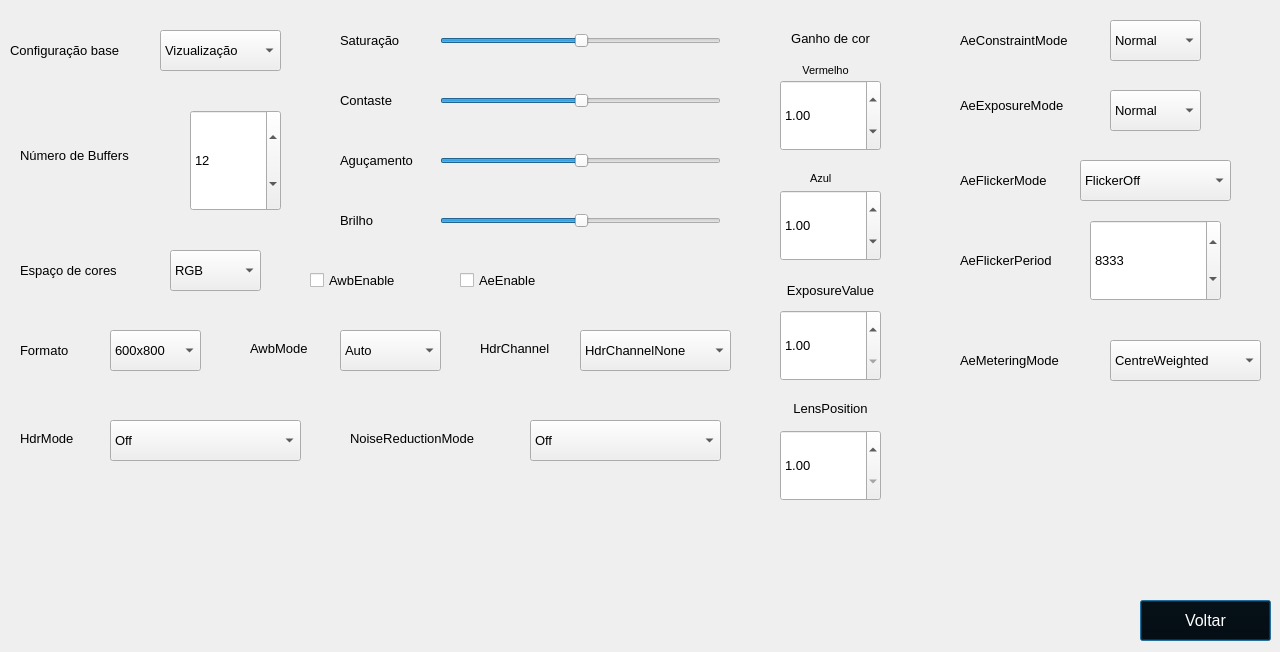
<?xml version="1.0" encoding="UTF-8"?>
<ui version="4.0">
 <class>Dialog</class>
 <widget class="QDialog" name="Dialog">
  <property name="geometry">
   <rect>
    <x>0</x>
    <y>0</y>
    <width>1280</width>
    <height>652</height>
   </rect>
  </property>
  <property name="font">
   <font>
    <pointsize>10</pointsize>
   </font>
  </property>
  <property name="windowTitle">
   <string>Configurações Avançadas</string>
  </property>
  <property name="windowIcon">
   <iconset resource="../icones/icones.qrc">
    <normaloff>:/icones/lion.png</normaloff>:/icones/lion.png</iconset>
  </property>
  <widget class="QPushButton" name="pushButton_main_w">
   <property name="geometry">
    <rect>
     <x>1140</x>
     <y>600</y>
     <width>131</width>
     <height>41</height>
    </rect>
   </property>
   <property name="font">
    <font>
     <pointsize>12</pointsize>
    </font>
   </property>
   <property name="styleSheet">
    <string notr="true">background-color: rgb(0, 0, 0);
color: rgb(255, 255, 255);</string>
   </property>
   <property name="text">
    <string>Voltar</string>
   </property>
  </widget>
  <widget class="QLabel" name="label_config_b">
   <property name="geometry">
    <rect>
     <x>10</x>
     <y>40</y>
     <width>141</width>
     <height>21</height>
    </rect>
   </property>
   <property name="cursor">
    <cursorShape>ArrowCursor</cursorShape>
   </property>
   <property name="text">
    <string>Configuração base</string>
   </property>
  </widget>
  <widget class="QComboBox" name="comboBox_base_config">
   <property name="geometry">
    <rect>
     <x>160</x>
     <y>30</y>
     <width>121</width>
     <height>41</height>
    </rect>
   </property>
   <property name="font">
    <font>
     <pointsize>10</pointsize>
    </font>
   </property>
   <item>
    <property name="text">
     <string>Vizualização</string>
    </property>
   </item>
   <item>
    <property name="text">
     <string>Vídeo</string>
    </property>
   </item>
   <item>
    <property name="text">
     <string>Foto</string>
    </property>
   </item>
  </widget>
  <widget class="QLabel" name="label_n_buffers">
   <property name="geometry">
    <rect>
     <x>20</x>
     <y>140</y>
     <width>141</width>
     <height>31</height>
    </rect>
   </property>
   <property name="text">
    <string>Número de Buffers</string>
   </property>
  </widget>
  <widget class="QSpinBox" name="spinBox_n_buffers">
   <property name="geometry">
    <rect>
     <x>190</x>
     <y>110</y>
     <width>91</width>
     <height>101</height>
    </rect>
   </property>
   <property name="value">
    <number>12</number>
   </property>
  </widget>
  <widget class="QLabel" name="label_espaco_cores">
   <property name="geometry">
    <rect>
     <x>20</x>
     <y>260</y>
     <width>131</width>
     <height>21</height>
    </rect>
   </property>
   <property name="text">
    <string>Espaço de cores</string>
   </property>
  </widget>
  <widget class="QComboBox" name="comboBox_Esp_cores">
   <property name="geometry">
    <rect>
     <x>170</x>
     <y>250</y>
     <width>91</width>
     <height>41</height>
    </rect>
   </property>
   <item>
    <property name="text">
     <string>RGB</string>
    </property>
   </item>
   <item>
    <property name="text">
     <string>YUV</string>
    </property>
   </item>
   <item>
    <property name="text">
     <string>HCV</string>
    </property>
   </item>
  </widget>
  <widget class="QLabel" name="label_foramto">
   <property name="geometry">
    <rect>
     <x>20</x>
     <y>340</y>
     <width>81</width>
     <height>21</height>
    </rect>
   </property>
   <property name="text">
    <string>Formato</string>
   </property>
  </widget>
  <widget class="QComboBox" name="comboBox_formato">
   <property name="geometry">
    <rect>
     <x>110</x>
     <y>330</y>
     <width>91</width>
     <height>41</height>
    </rect>
   </property>
   <item>
    <property name="text">
     <string>600x800</string>
    </property>
   </item>
  </widget>
  <widget class="QLabel" name="label_sat">
   <property name="geometry">
    <rect>
     <x>340</x>
     <y>30</y>
     <width>81</width>
     <height>21</height>
    </rect>
   </property>
   <property name="text">
    <string>Saturação</string>
   </property>
  </widget>
  <widget class="QSlider" name="horizontalSlider_sat">
   <property name="geometry">
    <rect>
     <x>440</x>
     <y>30</y>
     <width>281</width>
     <height>22</height>
    </rect>
   </property>
   <property name="value">
    <number>50</number>
   </property>
   <property name="orientation">
    <enum>Qt::Horizontal</enum>
   </property>
  </widget>
  <widget class="QLabel" name="label_cont">
   <property name="geometry">
    <rect>
     <x>340</x>
     <y>90</y>
     <width>81</width>
     <height>21</height>
    </rect>
   </property>
   <property name="text">
    <string>Contaste</string>
   </property>
  </widget>
  <widget class="QSlider" name="horizontalSlider_contr">
   <property name="geometry">
    <rect>
     <x>440</x>
     <y>90</y>
     <width>281</width>
     <height>22</height>
    </rect>
   </property>
   <property name="value">
    <number>50</number>
   </property>
   <property name="orientation">
    <enum>Qt::Horizontal</enum>
   </property>
  </widget>
  <widget class="QLabel" name="label_aguc">
   <property name="geometry">
    <rect>
     <x>340</x>
     <y>150</y>
     <width>101</width>
     <height>21</height>
    </rect>
   </property>
   <property name="text">
    <string>Aguçamento</string>
   </property>
  </widget>
  <widget class="QSlider" name="horizontalSlider_aguca">
   <property name="geometry">
    <rect>
     <x>440</x>
     <y>150</y>
     <width>281</width>
     <height>22</height>
    </rect>
   </property>
   <property name="value">
    <number>50</number>
   </property>
   <property name="orientation">
    <enum>Qt::Horizontal</enum>
   </property>
  </widget>
  <widget class="QLabel" name="label_brilho">
   <property name="geometry">
    <rect>
     <x>340</x>
     <y>210</y>
     <width>61</width>
     <height>21</height>
    </rect>
   </property>
   <property name="text">
    <string>Brilho</string>
   </property>
  </widget>
  <widget class="QSlider" name="horizontalSlider_brilho">
   <property name="geometry">
    <rect>
     <x>440</x>
     <y>210</y>
     <width>281</width>
     <height>22</height>
    </rect>
   </property>
   <property name="value">
    <number>50</number>
   </property>
   <property name="orientation">
    <enum>Qt::Horizontal</enum>
   </property>
  </widget>
  <widget class="QCheckBox" name="checkBox_AE">
   <property name="geometry">
    <rect>
     <x>460</x>
     <y>270</y>
     <width>101</width>
     <height>20</height>
    </rect>
   </property>
   <property name="text">
    <string>AeEnable</string>
   </property>
  </widget>
  <widget class="QLabel" name="label_AE_contraint_mode">
   <property name="geometry">
    <rect>
     <x>960</x>
     <y>20</y>
     <width>141</width>
     <height>41</height>
    </rect>
   </property>
   <property name="text">
    <string>AeConstraintMode</string>
   </property>
  </widget>
  <widget class="QComboBox" name="comboBox_Ae_constraint">
   <property name="geometry">
    <rect>
     <x>1110</x>
     <y>20</y>
     <width>91</width>
     <height>41</height>
    </rect>
   </property>
   <item>
    <property name="text">
     <string>Normal</string>
    </property>
   </item>
   <item>
    <property name="text">
     <string>Highlight</string>
    </property>
   </item>
   <item>
    <property name="text">
     <string>Shadows</string>
    </property>
   </item>
   <item>
    <property name="text">
     <string>Custom</string>
    </property>
   </item>
  </widget>
  <widget class="QLabel" name="label_AE_exposure">
   <property name="geometry">
    <rect>
     <x>960</x>
     <y>90</y>
     <width>131</width>
     <height>31</height>
    </rect>
   </property>
   <property name="text">
    <string>AeExposureMode</string>
   </property>
  </widget>
  <widget class="QComboBox" name="comboBox_AE_exposure">
   <property name="geometry">
    <rect>
     <x>1110</x>
     <y>90</y>
     <width>91</width>
     <height>41</height>
    </rect>
   </property>
   <item>
    <property name="text">
     <string>Normal</string>
    </property>
   </item>
   <item>
    <property name="text">
     <string>Short</string>
    </property>
   </item>
   <item>
    <property name="text">
     <string>Long</string>
    </property>
   </item>
   <item>
    <property name="text">
     <string>Custom</string>
    </property>
   </item>
  </widget>
  <widget class="QLabel" name="label_AE_fliker_mode">
   <property name="geometry">
    <rect>
     <x>960</x>
     <y>170</y>
     <width>121</width>
     <height>21</height>
    </rect>
   </property>
   <property name="text">
    <string>AeFlickerMode</string>
   </property>
  </widget>
  <widget class="QComboBox" name="comboBox_AE_Fliker_mode">
   <property name="geometry">
    <rect>
     <x>1080</x>
     <y>160</y>
     <width>151</width>
     <height>41</height>
    </rect>
   </property>
   <item>
    <property name="text">
     <string>FlickerOff</string>
    </property>
   </item>
   <item>
    <property name="text">
     <string>FlickerManual</string>
    </property>
   </item>
  </widget>
  <widget class="QLabel" name="label_AE_fliker_period">
   <property name="geometry">
    <rect>
     <x>960</x>
     <y>250</y>
     <width>121</width>
     <height>21</height>
    </rect>
   </property>
   <property name="text">
    <string>AeFlickerPeriod</string>
   </property>
  </widget>
  <widget class="QSpinBox" name="spinBox_AE_fliker_period">
   <property name="geometry">
    <rect>
     <x>1090</x>
     <y>220</y>
     <width>131</width>
     <height>81</height>
    </rect>
   </property>
   <property name="maximum">
    <number>999999999</number>
   </property>
   <property name="value">
    <number>8333</number>
   </property>
  </widget>
  <widget class="QLabel" name="label_AE_metering">
   <property name="geometry">
    <rect>
     <x>960</x>
     <y>350</y>
     <width>131</width>
     <height>20</height>
    </rect>
   </property>
   <property name="text">
    <string>AeMeteringMode</string>
   </property>
  </widget>
  <widget class="QComboBox" name="comboBox_AE_metering">
   <property name="geometry">
    <rect>
     <x>1110</x>
     <y>340</y>
     <width>151</width>
     <height>41</height>
    </rect>
   </property>
   <item>
    <property name="text">
     <string>CentreWeighted</string>
    </property>
   </item>
   <item>
    <property name="text">
     <string>Spot</string>
    </property>
   </item>
   <item>
    <property name="text">
     <string>Matrix</string>
    </property>
   </item>
   <item>
    <property name="text">
     <string>Custom</string>
    </property>
   </item>
  </widget>
  <widget class="QCheckBox" name="checkBox_AWB">
   <property name="geometry">
    <rect>
     <x>310</x>
     <y>270</y>
     <width>111</width>
     <height>20</height>
    </rect>
   </property>
   <property name="text">
    <string>AwbEnable</string>
   </property>
  </widget>
  <widget class="QLabel" name="label_AWB_mode">
   <property name="geometry">
    <rect>
     <x>250</x>
     <y>340</y>
     <width>81</width>
     <height>16</height>
    </rect>
   </property>
   <property name="text">
    <string>AwbMode</string>
   </property>
  </widget>
  <widget class="QComboBox" name="comboBox_AWB_mode">
   <property name="geometry">
    <rect>
     <x>340</x>
     <y>330</y>
     <width>101</width>
     <height>41</height>
    </rect>
   </property>
   <item>
    <property name="text">
     <string>Auto</string>
    </property>
   </item>
   <item>
    <property name="text">
     <string>Tungsten</string>
    </property>
   </item>
   <item>
    <property name="text">
     <string>Fluorescent</string>
    </property>
   </item>
   <item>
    <property name="text">
     <string>Indoor</string>
    </property>
   </item>
   <item>
    <property name="text">
     <string>Daylight</string>
    </property>
   </item>
   <item>
    <property name="text">
     <string>Cloudy</string>
    </property>
   </item>
   <item>
    <property name="text">
     <string>Custom</string>
    </property>
   </item>
  </widget>
  <widget class="QLabel" name="label_ganho_de_cor">
   <property name="geometry">
    <rect>
     <x>780</x>
     <y>30</y>
     <width>101</width>
     <height>16</height>
    </rect>
   </property>
   <property name="text">
    <string>Ganho de cor</string>
   </property>
   <property name="alignment">
    <set>Qt::AlignCenter</set>
   </property>
  </widget>
  <widget class="QDoubleSpinBox" name="doubleSpinBox_vermelh_ganho">
   <property name="geometry">
    <rect>
     <x>780</x>
     <y>80</y>
     <width>101</width>
     <height>71</height>
    </rect>
   </property>
   <property name="value">
    <double>1.000000000000000</double>
   </property>
  </widget>
  <widget class="QDoubleSpinBox" name="doubleSpinBox_azul_gain">
   <property name="geometry">
    <rect>
     <x>780</x>
     <y>190</y>
     <width>101</width>
     <height>71</height>
    </rect>
   </property>
   <property name="value">
    <double>1.000000000000000</double>
   </property>
  </widget>
  <widget class="QLabel" name="label_ver">
   <property name="geometry">
    <rect>
     <x>780</x>
     <y>60</y>
     <width>91</width>
     <height>20</height>
    </rect>
   </property>
   <property name="font">
    <font>
     <pointsize>8</pointsize>
    </font>
   </property>
   <property name="text">
    <string>Vermelho</string>
   </property>
   <property name="alignment">
    <set>Qt::AlignCenter</set>
   </property>
  </widget>
  <widget class="QLabel" name="label_azul">
   <property name="geometry">
    <rect>
     <x>810</x>
     <y>170</y>
     <width>55</width>
     <height>16</height>
    </rect>
   </property>
   <property name="font">
    <font>
     <pointsize>8</pointsize>
    </font>
   </property>
   <property name="text">
    <string>Azul</string>
   </property>
  </widget>
  <widget class="QLabel" name="label_exposure_value">
   <property name="geometry">
    <rect>
     <x>770</x>
     <y>280</y>
     <width>121</width>
     <height>20</height>
    </rect>
   </property>
   <property name="text">
    <string>ExposureValue</string>
   </property>
   <property name="alignment">
    <set>Qt::AlignCenter</set>
   </property>
  </widget>
  <widget class="QDoubleSpinBox" name="doubleSpinBox_exposure_value">
   <property name="geometry">
    <rect>
     <x>780</x>
     <y>310</y>
     <width>101</width>
     <height>71</height>
    </rect>
   </property>
   <property name="minimum">
    <double>1.000000000000000</double>
   </property>
  </widget>
  <widget class="QLabel" name="label_hdr_channel">
   <property name="geometry">
    <rect>
     <x>480</x>
     <y>340</y>
     <width>91</width>
     <height>16</height>
    </rect>
   </property>
   <property name="text">
    <string>HdrChannel</string>
   </property>
  </widget>
  <widget class="QComboBox" name="comboBox_HDR_Channel">
   <property name="geometry">
    <rect>
     <x>580</x>
     <y>330</y>
     <width>151</width>
     <height>41</height>
    </rect>
   </property>
   <item>
    <property name="text">
     <string>HdrChannelNone</string>
    </property>
   </item>
   <item>
    <property name="text">
     <string>HdrChannelShort</string>
    </property>
   </item>
   <item>
    <property name="text">
     <string>HdrChannelMedium</string>
    </property>
   </item>
   <item>
    <property name="text">
     <string>HdrChannelLong </string>
    </property>
   </item>
  </widget>
  <widget class="QLabel" name="label_hdr_mode">
   <property name="geometry">
    <rect>
     <x>20</x>
     <y>430</y>
     <width>71</width>
     <height>16</height>
    </rect>
   </property>
   <property name="text">
    <string>HdrMode</string>
   </property>
  </widget>
  <widget class="QComboBox" name="comboBox_HDR_MODE">
   <property name="geometry">
    <rect>
     <x>110</x>
     <y>420</y>
     <width>191</width>
     <height>41</height>
    </rect>
   </property>
   <item>
    <property name="text">
     <string>Off </string>
    </property>
   </item>
   <item>
    <property name="text">
     <string>SingleExposure</string>
    </property>
   </item>
   <item>
    <property name="text">
     <string>MultiExposure</string>
    </property>
   </item>
   <item>
    <property name="text">
     <string>Night</string>
    </property>
   </item>
   <item>
    <property name="text">
     <string>MultiExposureUnmerged</string>
    </property>
   </item>
  </widget>
  <widget class="QLabel" name="label_lens_position">
   <property name="geometry">
    <rect>
     <x>780</x>
     <y>400</y>
     <width>101</width>
     <height>16</height>
    </rect>
   </property>
   <property name="text">
    <string>LensPosition</string>
   </property>
   <property name="alignment">
    <set>Qt::AlignCenter</set>
   </property>
  </widget>
  <widget class="QDoubleSpinBox" name="doubleSpinBox_lens_position">
   <property name="geometry">
    <rect>
     <x>780</x>
     <y>430</y>
     <width>101</width>
     <height>71</height>
    </rect>
   </property>
   <property name="minimum">
    <double>1.000000000000000</double>
   </property>
  </widget>
  <widget class="QLabel" name="label_noise_red">
   <property name="geometry">
    <rect>
     <x>350</x>
     <y>430</y>
     <width>161</width>
     <height>16</height>
    </rect>
   </property>
   <property name="text">
    <string>NoiseReductionMode</string>
   </property>
  </widget>
  <widget class="QComboBox" name="comboBox_Noise_redu_mode">
   <property name="geometry">
    <rect>
     <x>530</x>
     <y>420</y>
     <width>191</width>
     <height>41</height>
    </rect>
   </property>
   <item>
    <property name="text">
     <string>Off </string>
    </property>
   </item>
   <item>
    <property name="text">
     <string>Fast</string>
    </property>
   </item>
   <item>
    <property name="text">
     <string>HighQuality</string>
    </property>
   </item>
  </widget>
 </widget>
 <resources>
  <include location="../icones/icones.qrc"/>
 </resources>
 <connections/>
</ui>
